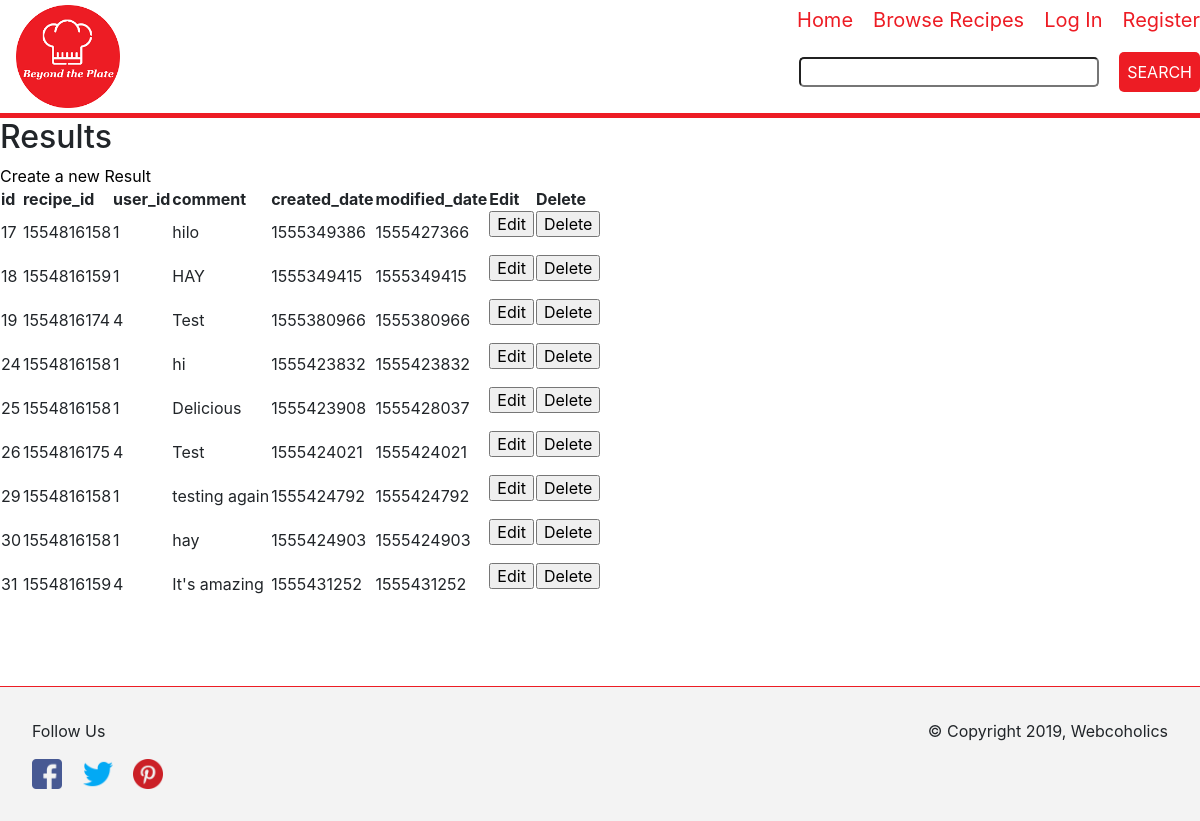
The app's page /results.php with its own data.
### tables this page shows
CREATE TABLE `results` (
  `id` int(6) NOT NULL,
  `recipe_id` int(10) NOT NULL,
  `user_id` int(10) NOT NULL,
  `comment` varchar(200) NOT NULL,
  `is_deleted` int(1) NOT NULL DEFAULT '0',
  `created_date` int(10) NOT NULL,
  `modified_date` int(10) NOT NULL
);

### lib/classes/Result.php (called while the page is built, shortened)
<?php
    class Result extends Page {
        private $dbh;
        public function __construct($dbh, $title, $custLinks=null) {
            $this->dbh = $dbh;
        }
        public function listResults() {
            $sqlQuery = 'SELECT * FROM results';
            $pdoStatement = $this->dbh->prepare($sqlQuery);
            $pdoStatement->execute();
            $resultList = $pdoStatement->fetchAll(PDO::FETCH_OBJ);
            return $resultList;
        }
    }
?>

### lib/controllers/result-controller.php (the view, shortened to what this page needs)
<?php
    function printList($result) {
        $returnString = "";
        foreach ($result->listResults() as $result) {
            if(!$result->is_deleted) {
                $returnString .= "<tr>";
                $returnString .= "<td>" . $result->id . "</td>";
                $returnString .= "<td>" . $result->recipe_id . "</td>";
                $returnString .= "<td>" . $result->user_id . "</td>";
                $returnString .= "<td>" . $result->comment . "</td>";
                $returnString .= "<td>" . $result->created_date . "</td>";
                $returnString .= "<td>" . $result->modified_date . "</td>";
                $returnString .= "<td>" .
                    "<form action='views/results/update.php' method='post'>" .
                        "<input type='hidden' name = 'id' value='$result->id' />" .
                        "<input type='submit' name='edit_submit' value='Edit' />" .
                    "</form>" .
                    "</td>";
                $returnString .= "<td>" .
                    "<form action='#' method='post'>" .
                        "<input type='hidden' name = 'id' value='$result->id' />" .
                        "<input type='submit' name='delete_submit' value='Delete' />" .
                    "</form>" .
                    "</td>";
                $returnString .= "</tr>";
            }
        }
        return $returnString;
    }
?>

### css/cookbook.css (style rules this page uses)
html { box-sizing: border-box; font-size: 16px; font-family: 'Roboto', sans-serif; color: #ed1c24; }
*, *::before, *::after { box-sizing: inherit; }
body { margin: 0; box-sizing: border-box; }

### records on screen
results: id "17", recipe "1554816158", user "1", comment "hilo", created_date "1555349386", modified_date "1555427366"
results: id "18", recipe "1554816159", user "1", comment "HAY", created_date "1555349415", modified_date "1555349415"
results: id "19", recipe "1554816174", user "4", comment "Test", created_date "1555380966", modified_date "1555380966"
results: id "24", recipe "1554816158", user "1", comment "hi", created_date "1555423832", modified_date "1555423832"
results: id "25", recipe "1554816158", user "1", comment "Delicious", created_date "1555423908", modified_date "1555428037"
results: id "26", recipe "1554816175", user "4", comment "Test", created_date "1555424021", modified_date "1555424021"
results: id "29", recipe "1554816158", user "1", comment "testing again", created_date "1555424792", modified_date "1555424792"
results: id "30", recipe "1554816158", user "1", comment "hay", created_date "1555424903", modified_date "1555424903"
results: id "31", recipe "1554816159", user "4", comment "It's amazing", created_date "1555431252", modified_date "1555431252"

### other values on screen
$linkName "Home"
$linkName "Browse Recipes"
$linkName "Log In"
$linkName "Register"
